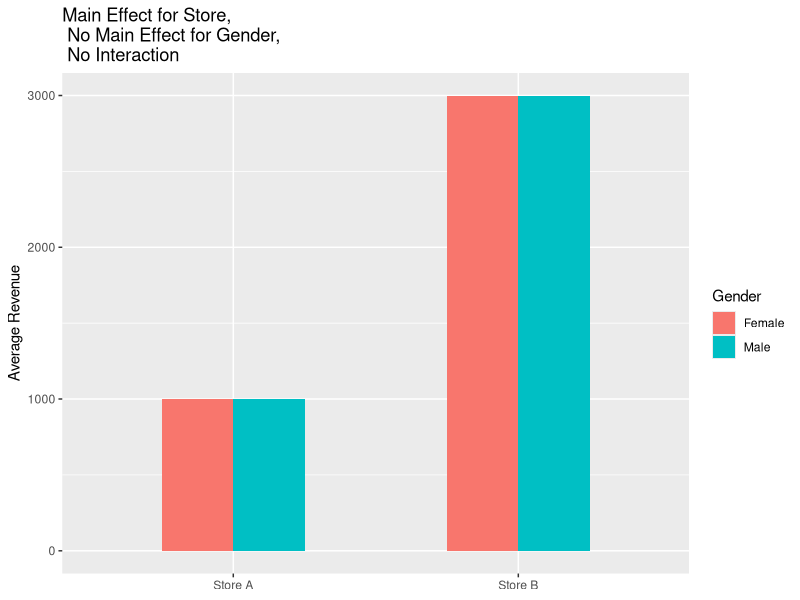

Recreate this plot in R.
library(ggplot2)

##Main Effect A (Store), No Main Effect B (Gender), No Interaction
Store <- rep(c("Store A", "Store B"), each = 100)
Gender <- rep(rep(c("Male", "Female"), each = 50),
	2)

StoreAMale <- rnorm(50, 1000, 10) # Creates 365 samples of occurences, with a mean of 5000.21 and standard deviation of 332
StoreAFemale <- rnorm(50, 1000, 10) # Creates 365 samples of occurences, with a mean of 1000.12 and standard deviation of 332
StoreBAMale <- rnorm(50, 3000, 10) # Creates 365 samples of occurences, with a mean of 5000.21 and standard deviation of 332
StoreBFemale <- rnorm(50, 3000, 10) # Creates 365 samples of occurences, with a mean of 1000.12 and standard deviation of 332

Revenue <- c(StoreAMale, StoreAFemale, StoreBAMale, StoreBFemale)

Sales <- data.frame(Store, Gender, Revenue)

MainA_NoMainB_NoIntplot <-  ggplot(Sales, aes(Store, Revenue, label = Revenue, fill = Gender)) + 
	stat_summary(fun.y = "mean", geom = "bar", width = 0.5, position = "dodge") + #Computes the mean of each Store group to be plotted as a bar and adjust the width of each bar
	labs(title = "Main Effect for Store, \n No Main Effect for Gender, \n No Interaction ", #Adds a title for the plot
		x = NULL, y = "Average Revenue" )

write.csv(Sales,
	file = "MainA_NoMainB_NoIntData.csv")

ggsave("MainA_NoMainB_NoIntDataPlot.jpeg",
	plot = MainA_NoMainB_NoIntplot)
